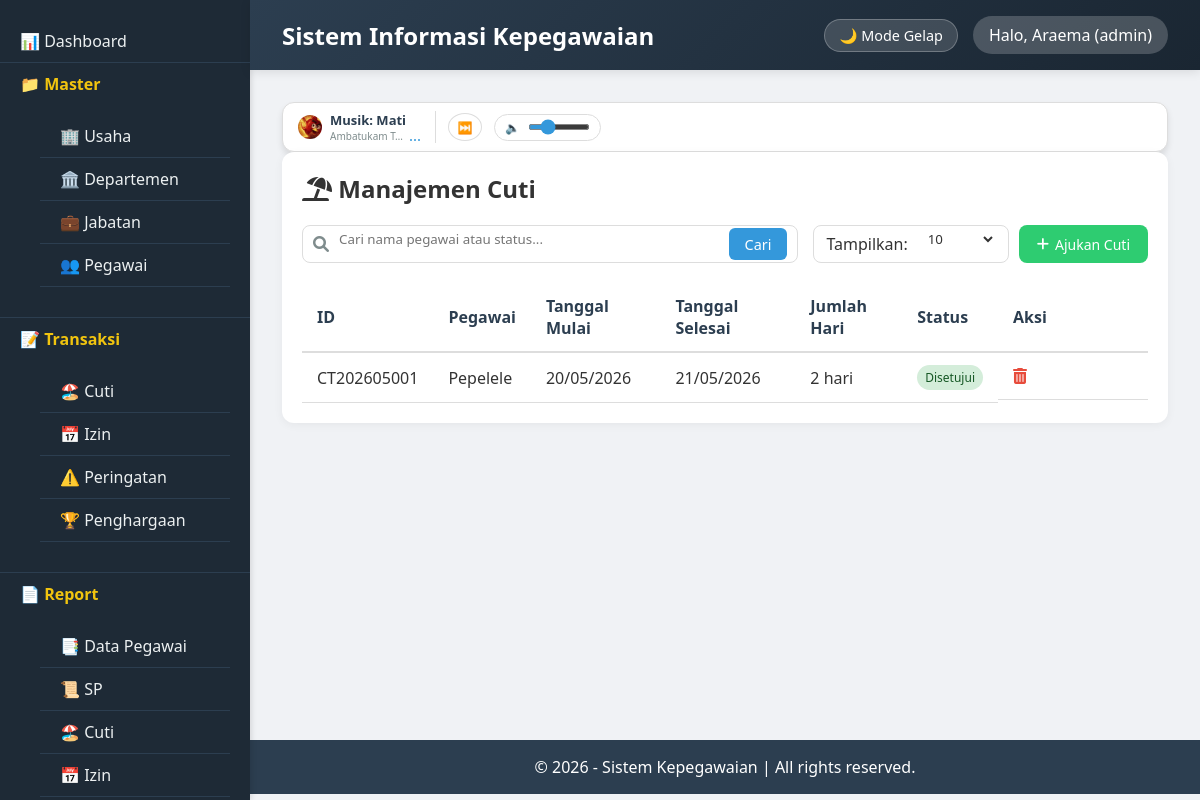
Screenshot of /index.php?page=cuti (signed in) with the database file from the repository.
### tables this page shows
CREATE TABLE `tbl_cuti` (
  `id_cuti` varchar(15) NOT NULL,
  `id_pegawai` varchar(15) DEFAULT NULL,
  `tgl_mulai` date DEFAULT NULL,
  `tgl_selesai` date DEFAULT NULL,
  `alasan` text DEFAULT NULL,
  `status` enum('pending','disetujui','ditolak') DEFAULT 'pending',
  `created_at` timestamp NOT NULL DEFAULT current_timestamp()
);

CREATE TABLE `tbl_pegawai` (
  `id_pegawai` varchar(15) NOT NULL,
  `id_departemen` varchar(10) DEFAULT NULL,
  `id_jabatan` varchar(10) DEFAULT NULL,
  `nama` varchar(100) NOT NULL,
  `alamat` text DEFAULT NULL,
  `telepon` varchar(20) DEFAULT NULL,
  `email` varchar(100) DEFAULT NULL,
  `gaji` decimal(12,2) DEFAULT NULL,
  `status_pernikahan` enum('Menikah','Belum','Berpisah') DEFAULT NULL,
  `jenis_kelamin` enum('Laki-Laki','Perempuan') DEFAULT NULL,
  `status_kerja` enum('Tetap','Kontrak','Pensiun','Keluar') DEFAULT NULL,
  `jumlah_cuti` int(11) DEFAULT 0,
  `jenjang_pendidikan` enum('SD','SMP','SMA','SMK','D1','D2','D3','D4','S1','S2','S3') DEFAULT NULL,
  `tgl_mulai_kerja` date DEFAULT NULL,
  `foto` varchar(255) DEFAULT NULL,
  `created_at` timestamp NOT NULL DEFAULT current_timestamp()
);

### classes/Database.php (called while the page is built)
<?php
class Database {
    private static $instance = null;
    private $conn;
    private function __construct() {
        try {
            $this->conn = new PDO("mysql:host=".DB_HOST.";dbname=".DB_NAME, DB_USER, DB_PASS);
            $this->conn->setAttribute(PDO::ATTR_ERRMODE, PDO::ERRMODE_EXCEPTION);
        } catch(PDOException $e) {
            die("Koneksi gagal: " . $e->getMessage());
        }
    }
    public static function getInstance() {
        if (self::$instance == null) self::$instance = new Database();
        return self::$instance;
    }
    public function getConnection() {
        return $this->conn;
    }
}
?>

### classes/Cuti.php (called while the page is built, shortened)
<?php
class Cuti {
    private $db;
    public function __construct() {
        $this->db = Database::getInstance()->getConnection();
    }
    public function getData($search = '', $orderBy = 'c.created_at', $orderDir = 'DESC', $limit = 10, $offset = 0) {
        $allowedColumns = ['c.id_cuti', 'p.nama', 'c.tgl_mulai', 'c.tgl_selesai', 'c.status', 'c.created_at'];
        $orderDir = strtoupper($orderDir) === 'DESC' ? 'DESC' : 'ASC';
        $sql = "SELECT c.*, p.nama as pegawai_nama
                FROM tbl_cuti c
                JOIN tbl_pegawai p ON c.id_pegawai = p.id_pegawai
                WHERE p.nama LIKE :search OR c.status LIKE :search
                ORDER BY $orderBy $orderDir
                LIMIT :limit OFFSET :offset";
        $stmt = $this->db->prepare($sql);
        $searchTerm = "%$search%";
        $stmt->bindParam(':search', $searchTerm);
        $stmt->bindParam(':limit', $limit, PDO::PARAM_INT);
        $stmt->bindParam(':offset', $offset, PDO::PARAM_INT);
        $stmt->execute();
        return $stmt->fetchAll(PDO::FETCH_ASSOC);
    }
}
?>

### views/cuti/index.php (the view, shortened to what this page needs)
<?php
$search = isset($_GET['search']) ? trim($_GET['search']) : '';
$sort = isset($_GET['sort']) ? $_GET['sort'] : 'c.created_at';
$order = isset($_GET['order']) && $_GET['order'] == 'desc' ? 'desc' : 'asc';
$limit = isset($_GET['limit']) ? $_GET['limit'] : 10;
$page = isset($_GET['page_num']) ? max(1, (int)$_GET['page_num']) : 1;
if ($limit === 'all') {
    $limitValue = 999999;
    $offset = 0;
} else {
    $limitValue = (int)$limit;
    $offset = ($page - 1) * $limitValue;
}
$cuti = new Cuti();
$data = $cuti->getData($search, $sort, $order, $limitValue, $offset);
include __DIR__ . '/../layouts/header.php';
?>
<link rel="stylesheet" href="https://cdnjs.cloudflare.com/ajax/libs/font-awesome/6.0.0-beta3/css/all.min.css">
<div class="card">
    <h2><i class="fas fa-umbrella-beach"></i> Manajemen Cuti</h2>
    <div class="toolbar">
        <form method="get" class="search-form">
            <div class="search-box">
                <i class="fas fa-search"></i>
                <input type="text" name="search" placeholder="Cari nama pegawai atau status..." value="<?= htmlspecialchars($search) ?>">
                <button type="submit">Cari</button>
            </div>
        </form>
        <div class="filter-add">
            <div class="filter-form">
                <span>Tampilkan:</span>
                <select name="limit" onchange="this.form.submit()" form="filterForm">
                    <option value="10" <?= $limit == 10 ? 'selected' : '' ?>>10</option>
                </select>
            </div>
            <a href="?page=cuti&action=tambah" class="btn-add"><i class="fas fa-plus"></i> Ajukan Cuti</a>
        </div>
    </div>
    <div class="table-responsive">
        <table class="table">
            <thead>
                <tr>
                    <th><a href="?page=cuti&search=<?= urlencode($search) ?>&sort=c.id_cuti&order=<?= $sort == 'c.id_cuti' && $order == 'asc' ? 'desc' : 'asc' ?>&limit=<?= $limit ?>&page_num=<?= $page ?>">ID <?= $sort == 'c.id_cuti' ? ($order == 'asc' ? '▲' : '▼') : '' ?></a></th>
                    <th><a href="?page=cuti&search=<?= urlencode($search) ?>&sort=p.nama&order=<?= $sort == 'p.nama' && $order == 'asc' ? 'desc' : 'asc' ?>&limit=<?= $limit ?>&page_num=<?= $page ?>">Pegawai <?= $sort == 'p.nama' ? ($order == 'asc' ? '▲' : '▼') : '' ?></a></th>
                    <th><a href="?page=cuti&search=<?= urlencode($search) ?>&sort=c.tgl_mulai&order=<?= $sort == 'c.tgl_mulai' && $order == 'asc' ? 'desc' : 'asc' ?>&limit=<?= $limit ?>&page_num=<?= $page ?>">Tanggal Mulai <?= $sort == 'c.tgl_mulai' ? ($order == 'asc' ? '▲' : '▼') : '' ?></a></th>
                    <th><a href="?page=cuti&search=<?= urlencode($search) ?>&sort=c.tgl_selesai&order=<?= $sort == 'c.tgl_selesai' && $order == 'asc' ? 'desc' : 'asc' ?>&limit=<?= $limit ?>&page_num=<?= $page ?>">Tanggal Selesai <?= $sort == 'c.tgl_selesai' ? ($order == 'asc' ? '▲' : '▼') : '' ?></a></th>
                    <th>Jumlah Hari</th>
                    <th><a href="?page=cuti&search=<?= urlencode($search) ?>&sort=c.status&order=<?= $sort == 'c.status' && $order == 'asc' ? 'desc' : 'asc' ?>&limit=<?= $limit ?>&page_num=<?= $page ?>">Status <?= $sort == 'c.status' ? ($order == 'asc' ? '▲' : '▼') : '' ?></a></th>
                    <th width="150">Aksi</th>
                </tr>
            </thead>
            <tbody>
                <?php if (count($data) > 0): ?>
                    <?php foreach ($data as $row):
                        $start = new DateTime($row['tgl_mulai']);
                        $end = new DateTime($row['tgl_selesai']);
                        $end->modify('+1 day');
                        $hari = $start->diff($end)->days;
                    ?>
                    <tr>
                        <td><?= $row['id_cuti'] ?></td>
                        <td><?= htmlspecialchars($row['pegawai_nama']) ?></td>
                        <td><?= date('d/m/Y', strtotime($row['tgl_mulai'])) ?></td>
                        <td><?= date('d/m/Y', strtotime($row['tgl_selesai'])) ?></td>
                        <td><?= $hari ?> hari</td>
                        <td>
                            <?php if ($row['status'] == 'pending'): ?>
                                <span class="badge badge-warning">Pending</span>
                            <?php elseif ($row['status'] == 'disetujui'): ?>
                                <span class="badge badge-success">Disetujui</span>
                            <?php else: ?>
                                <span class="badge badge-danger">Ditolak</span>
                            <?php endif; ?>
                        </td>
                        <td class="actions">
                            <a href="#" class="btn-delete" data-id="<?= $row['id_cuti'] ?>" title="Hapus"><i class="fas fa-trash-alt" style="color:#e74c3c;"></i></a>
                        </td>
                    </tr>
                    <?php endforeach; ?>
                <?php else: ?>
                    <tr><td colspan="7" class="text-center">Tidak ada data cuti</td></tr>
                <?php endif; ?>
            </tbody>
        </table>
    </div>
</div>
<?php include __DIR__ . '/../layouts/footer.php'; ?>

### assets/css/style.css (style rules this page uses)
:root { --bg-body: #f0f2f5; --bg-card: #ffffff; --text-main: #2c3e50; --text-body: #333333; --text-muted: #7f8c8d; --border-color: #dddddd; --table-hover: #f5f5f5; --input-bg: #ffffff; --input-border: #dddddd; --header-bg: linear-gradient(135deg, #2c3e50, #1a2632); --sidebar-bg: #1e2a36; }
* { margin: 0; padding: 0; box-sizing: border-box; font-family: 'Segoe UI', Tahoma, Geneva, Verdana, sans-serif; }
body { background: var(--bg-body); color: var(--text-body); transition: background 0.3s, color 0.3s; }
.card { background: var(--bg-card); color: var(--text-body); border-radius: 10px; padding: 1.5rem; margin-bottom: 1.5rem; box-shadow: 0 2px 4px rgba(0,0,0,0.1); transition: background 0.3s, color 0.3s; }
table { width: 100%; border-collapse: collapse; }
th, td { padding: 12px 15px; text-align: left; border-bottom: 1px solid var(--border-color); }
th { background: #2c3e50; color: white; }
td { color: var(--text-body); }
.btn, button { display: inline-block; padding: 8px 16px; border-radius: 4px; border: none; cursor: pointer; font-size: 0.9rem; }
input, select, textarea { width: 100%; padding: 10px; margin: 5px 0 15px; background: var(--input-bg); color: var(--text-body); border: 1px solid var(--input-border); border-radius: 5px; }

### views/cuti/index.php (style rules this page uses)
.badge { display: inline-block; padding: 4px 8px; border-radius: 20px; font-size: 12px; font-weight: 500; }
.badge-success { background: #d4edda; color: #155724; }
.card { background: var(--bg-card); color: var(--text-body); border-radius: 12px; padding: 20px; box-shadow: 0 2px 10px rgba(0,0,0,0.05); }
.toolbar { display: flex; justify-content: space-between; flex-wrap: wrap; gap: 15px; margin: 20px 0; }
.search-form { flex: 2; min-width: 250px; }
.search-box { display: flex; align-items: center; background: var(--input-bg); border-radius: 8px; padding: 0 10px; border: 1px solid var(--input-border); height: 38px; }
.search-box i { color: var(--text-muted); }
.search-box input { flex: 1; border: none; background: transparent; padding: 0 10px; height: 36px; outline: none; color: var(--text-body); }
.search-box button { background: #3498db; border: none; color: white; padding: 0 16px; border-radius: 6px; height: 32px; cursor: pointer; }
.filter-add { display: flex; gap: 10px; align-items: center; }
.filter-form { display: flex; align-items: center; gap: 8px; background: var(--input-bg); color: var(--text-body); padding: 0 12px; border-radius: 8px; height: 38px; border: 1px solid var(--input-border); }
.filter-form select { border: none; background: transparent; padding: 0 8px; height: 36px; cursor: pointer; color: var(--text-body); outline: none; }
.filter-form select option { background: var(--bg-card); color: var(--text-body); }
.btn-add { background: #2ecc71; border: none; color: white; padding: 0 18px; border-radius: 8px; cursor: pointer; height: 38px; display: inline-flex; align-items: center; gap: 6px; text-decoration: none; font-size: 14px; }
.table-responsive { overflow-x: auto; }
.table { width: 100%; border-collapse: collapse; }
.table th, .table td { padding: 12px 15px; text-align: left; border-bottom: 1px solid var(--border-color); color: var(--text-body); }
.table th { background: var(--bg-card); color: var(--text-main); font-weight: 600; border-bottom: 2px solid var(--border-color); }
.table th a { color: var(--text-main); text-decoration: none; }
.actions { display: flex; gap: 12px; align-items: center; }

### rows the page displays
tbl_cuti: id_cuti "CT202605001", id_pegawai.nama "Pepelele", tgl_mulai "20/05/2026", tgl_selesai "21/05/2026", hari "2", status "Disetujui"

### other values shown
Session::get('nama') "Araema"
Session::get('role') "admin"
